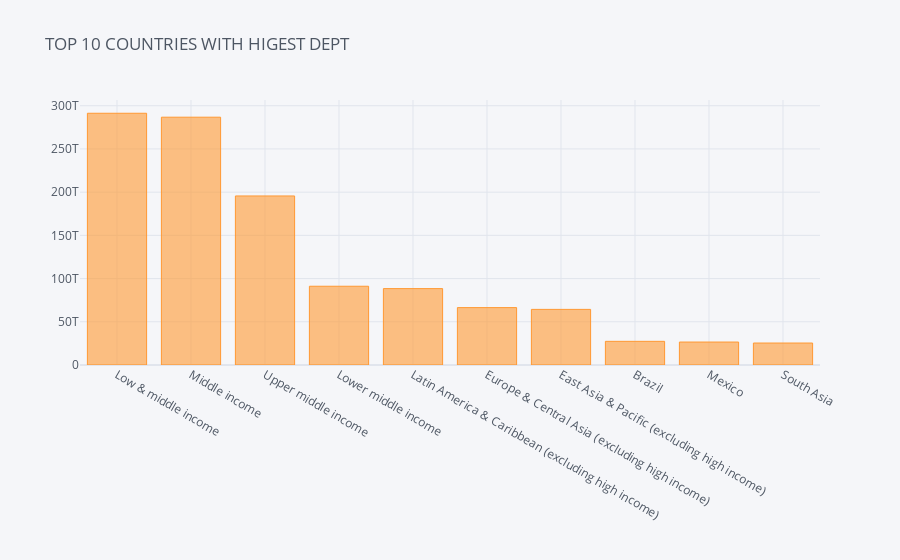

The cell this chart's notebook holds for it:
### Code cell
c.iplot(kind='bar',y='Sum',title='TOP 10 COUNTRIES WITH HIGEST DEPT')

### Figure 1 — Plotly figure (JSON) as saved in the notebook; plotly's stock layout.template omitted (floating-point values rounded to 4 significant figures)
{"data": [{"marker": {"color": "rgba(255, 153, 51, 0.6)", "line": {"color": "rgba(255, 153, 51, 1.0)", "width": 1}}, "name": "Sum", "orientation": "v", "text": "", "type": "bar", "x": ["Low & middle income", "Middle income", "Upper middle income", "Lower middle income", "Latin America & Caribbean (excluding high income)", "Europe & Central Asia (excluding high income)", "East Asia & Pacific (excluding high income)", "Brazil", "Mexico", "South Asia"], "y": [291300000000000.0, 286700000000000.0, 195600000000000.0, 91140000000000.0, 88390000000000.0, 66411818340147, 64350000000000.0, 27370000000000.0, 26570000000000.0, 25420000000000.0]}], "layout": {"legend": {"bgcolor": "#F5F6F9", "font": {"color": "#4D5663"}}, "paper_bgcolor": "#F5F6F9", "plot_bgcolor": "#F5F6F9", "title": {"font": {"color": "#4D5663"}, "text": "TOP 10 COUNTRIES WITH HIGEST DEPT"}, "xaxis": {"gridcolor": "#E1E5ED", "showgrid": true, "tickfont": {"color": "#4D5663"}, "title": {"font": {"color": "#4D5663"}, "text": ""}, "zerolinecolor": "#E1E5ED"}, "yaxis": {"gridcolor": "#E1E5ED", "showgrid": true, "tickfont": {"color": "#4D5663"}, "title": {"font": {"color": "#4D5663"}, "text": ""}, "zerolinecolor": "#E1E5ED"}}}
